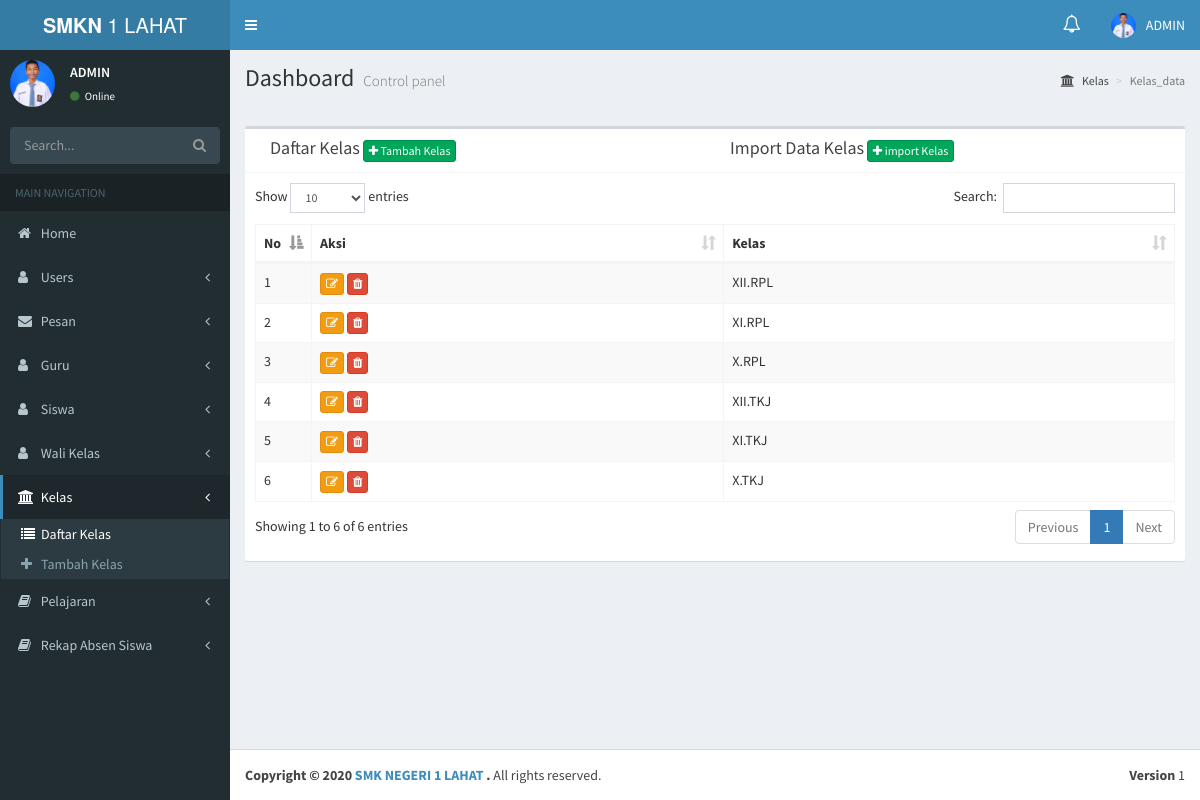
The app's page /kelas_data.php (signed in) with its own data.
### tables this page shows
CREATE TABLE `as_users` (
  `id_users` int(11) NOT NULL,
  `id_guru` int(11) NOT NULL,
  `id_wali_kelas` int(11) NOT NULL,
  `userFullname` varchar(255) NOT NULL,
  `username` varchar(255) NOT NULL,
  `password` varchar(255) NOT NULL,
  `foto` varchar(255) NOT NULL,
  `id_level` int(11) NOT NULL
);

CREATE TABLE `as_kelas` (
  `id_kelas` int(11) NOT NULL,
  `kelas` varchar(255) NOT NULL
);

### kelas_data.php (the view, shortened to what this page needs)
<?php include "header.php" ?>
  <aside class="main-sidebar">
    <section class="sidebar">
       <div class="user-panel">
        <div class="pull-left image">
          <?php
 $id_users=$_SESSION['userid'];
          $sql_admin="SELECT * FROM as_users WHERE id_users='$id_users'";
                  $query = mysqli_query($conn,$sql_admin);
                  $id_usersn= mysqli_num_rows($query);
                    if ($id_usersn > 0) {
                              $user = mysqli_fetch_assoc($query);
                            echo "<img src=img/".$user['foto']." class='img-circle' alt='User Image' height = ''>";
                    }?>
        </div>
        <div class="pull-left info">
          <p><?php
              $id_users=$_SESSION['userid'];
          $sql_admin="SELECT * FROM as_users WHERE id_users='$id_users'";
                  $query = mysqli_query($conn,$sql_admin);
                  $id_usersn= mysqli_num_rows($query);
                    if ($id_usersn > 0) {
              $user = mysqli_fetch_assoc($query);
              echo $user['userFullname'];
            }
             ?></p>
          <a href="#"><i class="fa fa-circle text-success"></i> Online</a>
        </div>
      </div>
      <form action="#" method="get" class="sidebar-form">
        <div class="input-group">
          <input type="text" name="q" class="form-control" placeholder="Search...">
          <span class="input-group-btn">
                <button type="submit" name="search" id="search-btn" class="btn btn-flat"><i class="fa fa-search"></i>
                </button>
              </span>
        </div>
      </form>
 <ul class="sidebar-menu" data-widget="tree">
        <li class="header">MAIN NAVIGATION</li>
         <li >
          <a href="home.php">
            <i class="fa fa-home"></i> <span>Home</span>
          </a>
        </li>
     <?php if ($_SESSION['akses']== 1){
?>
      <li class="treeview">
          <a href="#">
            <i class="fa fa-user"></i>
            <span>Users</span>
            <span class="pull-right-container">
              <i class="fa fa-angle-left pull-right"></i>
            </span>
          </a>
        </li>
         <li class="treeview">
          <a href="#">
            <i class="fa fa-envelope"></i>
            <span>Pesan</span>
            <span class="pull-right-container">
              <i class="fa fa-angle-left pull-right"></i>
            </span>
          </a>
        </li>
              <li class="treeview">
          <a href="#">
            <i class="fa fa-user"></i>
            <span>Guru</span>
            <span class="pull-right-container">
              <i class="fa fa-angle-left pull-right"></i>
            </span>
          </a>
        </li>
      <li class="treeview">
          <a href="#">
            <i class="fa fa-user"></i>
            <span>Siswa</span>
            <span class="pull-right-container">
              <i class="fa fa-angle-left pull-right"></i>
            </span>
          </a>
        </li>
      <li class="treeview">
          <a href="#">
            <i class="fa fa-user"></i>
            <span>Wali Kelas</span>
            <span class="pull-right-container">
              <i class="fa fa-angle-left pull-right"></i>
            </span>
          </a>
        </li>
        <li class="active treeview">
          <a href="#">
            <i class="fa fa-university"></i>
            <span>Kelas</span>
            <span class="pull-right-container">
              <i class="fa fa-angle-left pull-right"></i>
            </span>
          </a>
          <ul class="treeview-menu">
            <li class="active"><a href="kelas_data.php"><i class="fa fa-list"></i>Daftar Kelas</a></li>
            <li><a href="kelas_tambah.php"><i class="fa fa-plus"></i>Tambah Kelas</a></li>
          </ul>
        </li>
      <li class="treeview">
          <a href="#">
            <i class="fa fa-book"></i>
            <span>Pelajaran</span>
            <span class="pull-right-container">
              <i class="fa fa-angle-left pull-right"></i>
            </span>
          </a>
        </li>
      <li class=" treeview">
          <a href="#">
            <i class="fa fa-book "></i>
            <span>Rekap Absen Siswa</span>
            <span class="pull-right-container">
              <i class="fa fa-angle-left pull-right"></i>
            </span>
          </a>
        </li>
      </ul><?php } ?>
    </section>
  </aside>
  <div class="content-wrapper">
    <section class="content-header">
      <h1>
        Dashboard
        <small>Control panel</small>
      </h1>
      <ol class="breadcrumb">
              <li><a href="#"><i class="fa fa-university"></i> Kelas</a></li>
        <li class="active">Kelas_data</li>
      </ol>
    </section>
<br>
    <section class="content">
      <div class="row">
        <div class="col-xs-12">
          <div class="box">
             <div class="box-header with-border">
              <div class="col-md-6">
                <span class="box-title"> Daftar Kelas </span>
                <a class='btn btn-xs  btn-success' href="Kelas_tambah.php"><i class ='fa fa-plus'></i> Tambah Kelas </a>
              </div>
              <div class="col-md-6">
                <span class="box-title"> Import Data Kelas </span>
                <a class='btn btn-xs  btn-success' href="import_data/data_kelas/form.php" target="_blank"><i class ='fa fa-plus'></i>  import Kelas </a>
              </div>
            </div>
                        <div class="box-body table-responsive no-padding">
            <div class="box-body ">
              <?php
              $sql="SELECT * FROM as_kelas as ak    ";
              $sql_h=mysqli_query($conn,$sql);
              $tbl= " ";
                 $tbl.= "<table id='example1' class='table table-bordered table-striped'>";
                 $tbl.= "<thead>";
                 $tbl.= "<tr>";
                 $tbl.= "<th '>No</th>";
                 $tbl.= "<th>Aksi</th>";
                 $tbl.= "<th '>Kelas</th>";
                 $tbl.= "</tr>";
                 $tbl.= "</thead>";
                 if (mysqli_num_rows($sql_h) > 0) {
                  $nomor = 1;
                   foreach ($sql_h as $key => $value) {
                     $tbl.= "<tr>";
                     $tbl.= "<td style='width:10px'>".$nomor."</td>";
                     $tbl.= "<td>
                    <a class='btn btn-xs btn-warning' href='kelas_edit.php?id_kelas=".$value['id_kelas']."'><i class='fa fa-edit'></i></a>
                    <a class='btn btn-xs btn-danger' href='javascript:hapus(".$value['id_kelas'].")'><i class='fa fa-trash'></i></a></td>";
                     $tbl.= "<td>".$value['kelas']."</td>";
                     $tbl.= "</tr>";
                $nomor++;
           }}
           $tbl.= "</table>";
           print($tbl);
            ?>
            </div>
          </div>
          </div>
        </div>
      </div>
    </section>
  </div>
<?php include 'footer.php'; ?>

### header.php (shortened to what this page needs)
<?php include "koneksi.php";
 ?>
<!DOCTYPE html>
<html>
<head>
  <link rel="stylesheet" href="bower_components/bootstrap/dist/css/bootstrap.min.css">
  <link rel="stylesheet" href="bower_components/font-awesome/css/font-awesome.min.css">
  <link rel="stylesheet" href="bower_components/Ionicons/css/ionicons.min.css">
  <link rel="stylesheet" href="dist/css/AdminLTE.min.css">
  <link rel="stylesheet" href="plugins/iCheck/all.css">
  <link rel="stylesheet" href="dist/css/skins/_all-skins.min.css">
  <link rel="stylesheet" href="bower_components/morris.js/morris.css">
  <link rel="stylesheet" href="bower_components/jvectormap/jquery-jvectormap.css">
  <link rel="stylesheet" href="bower_components/bootstrap-datepicker/dist/css/bootstrap-datepicker.min.css">
  <link rel="stylesheet" href="bower_components/bootstrap-daterangepicker/daterangepicker.css">
  <link rel="stylesheet" href="plugins/bootstrap-wysihtml5/bootstrap3-wysihtml5.min.css">
   <link rel="stylesheet" href="bower_components/select2/dist/css/select2.min.css">
  <link rel="stylesheet" href="bower_components/datatables.net-bs/css/dataTables.bootstrap.min.css">
  <link rel="stylesheet" href="bower_components/bootstrap-colorpicker/dist/css/bootstrap-colorpicker.min.css">
  <link rel="stylesheet" href="plugins/timepicker/bootstrap-timepicker.min.css">
</head>
<body class="hold-transition skin-blue sidebar-mini">
<div class="wrapper">
  <header class="main-header">
    <a href="home.php" class="logo">
      <span class="logo-lg"><b>SMKN</b> 1 LAHAT</span>
    </a>
    <nav class="navbar navbar-static-top">
      <a href="#" class="sidebar-toggle" data-toggle="push-menu" role="button">
      </a>
      <div class="navbar-custom-menu">
        <ul class="nav navbar-nav">
<?php if ($_SESSION['akses']== 1 or $_SESSION['akses']== 3 ){ ?>
         <li class="dropdown">
       <a href="#" class="dropdown-toggle" data-toggle="dropdown"><span class="label label-pill label-danger count" style="border-radius:10px;"></span> <span class="fa fa-bell-o" style="font-size:18px;"></span></a>
      </li>
<?php } ?>
          <li class="dropdown user user-menu">
            <a href="#" class="dropdown-toggle" data-toggle="dropdown">
                <?php
           $id_users=$_SESSION['userid'];
          $sql_admin="SELECT * FROM as_users WHERE id_users='$id_users'";
                  $query = mysqli_query($conn,$sql_admin);
                  $id_usersn= mysqli_num_rows($query);
                    if ($id_usersn > 0) {
              $user = mysqli_fetch_assoc($query);
             echo "<img src=img/".$user['foto']." class='user-image' alt='User Image'>";
          }
                    ?>
              <span class="hidden-xs">  <?php
              $id_users=$_SESSION['userid'];
          $sql_admin="SELECT * FROM as_users WHERE id_users='$id_users'";
                  $query = mysqli_query($conn,$sql_admin);
                  $id_usersn= mysqli_num_rows($query);
                    if ($id_usersn > 0) {
              $user = mysqli_fetch_assoc($query);
              echo $user['userFullname'];
            }
             ?></span>
            </a>
          </li>
        </ul>
      </div>
    </nav>
  </header>

### records on screen
as_users: foto (picture), userFullname "ADMIN"
as_kelas: kelas "XII.RPL"
as_kelas: kelas "XI.RPL"
as_kelas: kelas "X.RPL"
as_kelas: kelas "XII.TKJ"
as_kelas: kelas "XI.TKJ"
as_kelas: kelas "X.TKJ"
